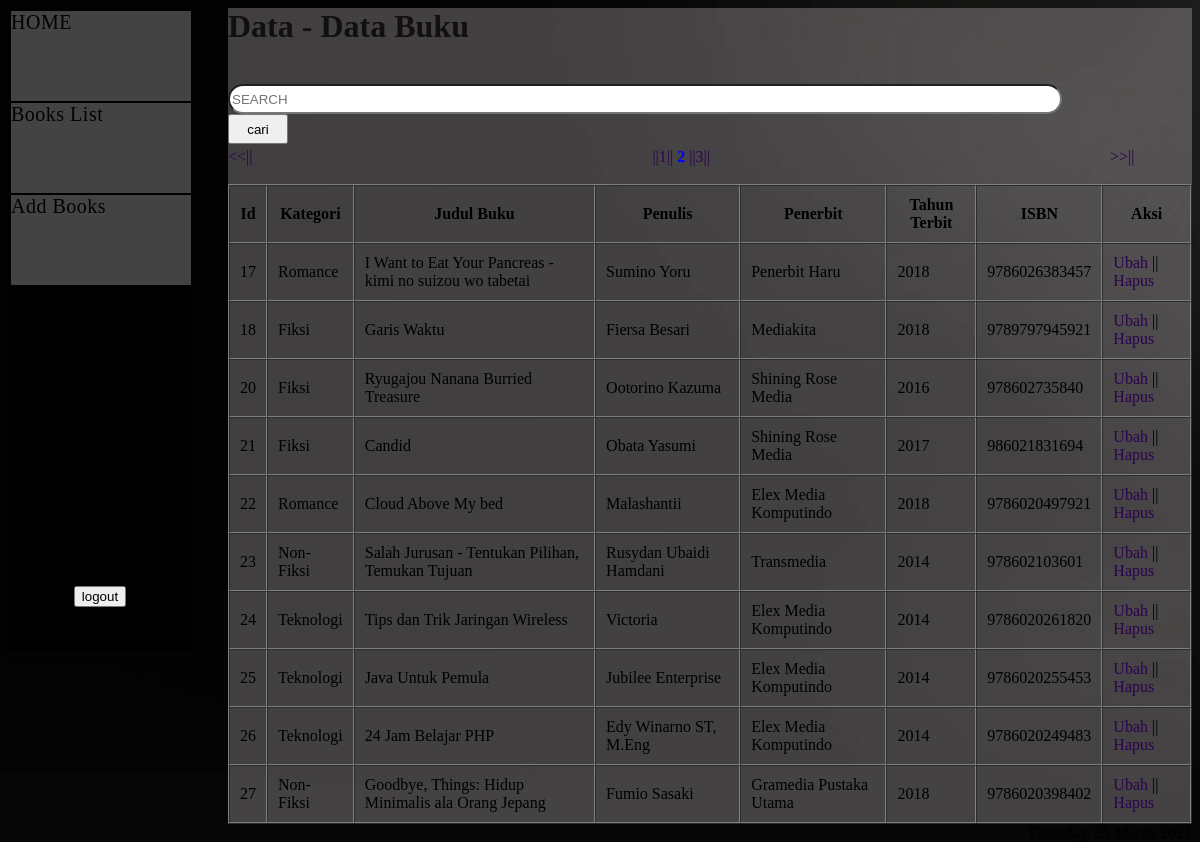
/dashboard/DATA.php?p=2 (signed in), run on the app's committed database.
### tables this page shows
CREATE TABLE `databuku` (
  `id` int(11) NOT NULL,
  `Kategori` varchar(100) NOT NULL,
  `judulbuku` varchar(100) NOT NULL,
  `penulis` varchar(100) NOT NULL,
  `penerbit` varchar(100) NOT NULL,
  `tahunterbit` int(5) NOT NULL,
  `ISBN` bigint(255) NOT NULL
);

### dashboard/proses.php (called while the page is built, shortened)
<?php
    $connect = mysqli_connect("localhost","root","root","dashboard1");
    function querytampil($datas){
        global $connect;
        $dok = mysqli_query($connect , $datas);
        $field = [];
        while($data = mysqli_fetch_assoc($dok) ){
            $field [] = $data;
        }
        return $field;
    }
?>

### dashboard/DATA.php (the view, shortened to what this page needs)
<?php require_once('../template/Dasheader.php')?>
<?php
    require 'proses.php';
    $limit = 10;
    $total = count(querytampil("SELECT * FROM databuku"));
    $halaman = ceil($total / $limit);
    $aktif = (isset($_GET["p"] )) ? $_GET["p"] : 1;
    $mulai = ($limit * $aktif) - $limit;
    $data = querytampil("SELECT * FROM databuku LIMIT $mulai, $limit");
?>
        <main>
            <h1>Data - Data Buku</h1>
            <br>
            <form action="" method="POST" id="caris">
                <input type="text" name="cari" placeholder="SEARCH" id="caris" autofocus autocomplete="off">
                <button type="submit" name="search" id="sub">cari</button>
            </form>
            <br>
            <?php if($aktif > 1) : ?>
                <a href="?p=<?= $aktif - 1;  ?>"id="pa"><<||</a>
            <?php endif; ?>
            <div id="p">
                <?php for($i = 1 ; $i <= $halaman; $i++ ) : ?>
                    <?php if($i == $aktif): ?>
                        <a href="?p=<?= $i ?>" id="hal" class="hal"> <?= $i ?></a>
                    <?php else : ?>
                        <a href="?p=<?= $i ?>" class="hal">||<?= $i ?>||</a>
                    <?php endif; ?>
                <?php endfor; ?>
            </div>
            <?php if($aktif < $halaman) : ?>
                <a href="?p=<?= $aktif + 1;  ?>" id="pag">>>||</a>
            <?php endif; ?>
            <br>
            <br>
            <table border="1" cellpadding="10" cellspacing="0">
                <tr>
                    <th>Id</th>
                    <th>Kategori</th>
                    <th>Judul Buku</th>
                    <th>Penulis</th>
                    <th>Penerbit</th>
                    <th>Tahun Terbit</th>
                    <th> ISBN </th>
                    <th>Aksi</th>
                </tr>
                <?php foreach($data as $buku) : ?>
                <tr>
                    <td><?= $buku["id"] ?></td>
                    <td><?= $buku["Kategori"] ?></td>
                    <td><?= $buku["judulbuku"] ?></td>
                    <td><?= $buku["penulis"] ?></td>
                    <td><?= $buku["penerbit"] ?></td>
                    <td><?= $buku["tahunterbit"] ?></td>
                    <td><?= $buku["ISBN"] ?></td>
                    <td><a href="ubah.php?id=<?= $buku["id"] ?>">Ubah</a> || <a href="hapus.php?id=<?= $buku["id"] ?>" onclick="return confirm('Yakin');">Hapus</a></td>
                </tr>
                <?php endforeach; ?>
            </table>
        </main>
<?php require_once('../template/footer1.php') ?>

### dashboard/dashboard.css (style rules this page uses)
body { position: relative; background : url(../bck.jpg); background-attachment: fixed; background-size: cover; }
main { margin-left: 220px; min-height : 630px; background-color: rgba(250, 242, 242, 0.253); }
h1 { color: hsla(0, 6%, 6%, 0.979) }
a { text-decoration: none; display: inline-flex; color : rgb(43, 4, 80) }
#hal { font-weight: bold; color: blue; }
#p { float: right; position: relative; left: -50%; text-align: left;; }
#pag { float: right; }
#pa { float: left; }
#caris { width :93%; height: 30px; border-radius: 25px; }
#sub { height: 30px; width: 60px; }

### data on the page
databuku: id "17", Kategori "Romance", judulbuku "I Want to Eat Your Pancreas - kimi no suizou wo tabetai", penulis "Sumino Yoru", penerbit "Penerbit Haru", tahunterbit "2018", ISBN "9786026383457"
databuku: id "18", Kategori "Fiksi", judulbuku "Garis Waktu", penulis "Fiersa Besari", penerbit "Mediakita", tahunterbit "2018", ISBN "9789797945921"
databuku: id "20", Kategori "Fiksi", judulbuku "Ryugajou Nanana Burried Treasure", penulis "Ootorino Kazuma", penerbit "Shining Rose Media", tahunterbit "2016", ISBN "978602735840"
databuku: id "21", Kategori "Fiksi", judulbuku "Candid", penulis "Obata Yasumi", penerbit "Shining Rose Media", tahunterbit "2017", ISBN "986021831694"
databuku: id "22", Kategori "Romance", judulbuku "Cloud Above My bed", penulis "Malashantii", penerbit "Elex Media Komputindo", tahunterbit "2018", ISBN "9786020497921"
databuku: id "23", Kategori "Non-Fiksi", judulbuku "Salah Jurusan - Tentukan Pilihan, Temukan Tujuan", penulis "Rusydan Ubaidi Hamdani", penerbit "Transmedia", tahunterbit "2014", ISBN "978602103601"
databuku: id "24", Kategori "Teknologi", judulbuku "Tips dan Trik Jaringan Wireless", penulis "Victoria", penerbit "Elex Media Komputindo", tahunterbit "2014", ISBN "9786020261820"
databuku: id "25", Kategori "Teknologi", judulbuku "Java Untuk Pemula", penulis "Jubilee Enterprise", penerbit "Elex Media Komputindo", tahunterbit "2014", ISBN "9786020255453"
databuku: id "26", Kategori "Teknologi", judulbuku "24 Jam Belajar PHP", penulis "Edy Winarno ST, M.Eng", penerbit "Elex Media Komputindo", tahunterbit "2014", ISBN "9786020249483"
databuku: id "27", Kategori "Non-Fiksi", judulbuku "Goodbye, Things: Hidup Minimalis ala Orang Jepang", penulis "Fumio Sasaki", penerbit "Gramedia Pustaka Utama", tahunterbit "2018", ISBN "9786020398402"
